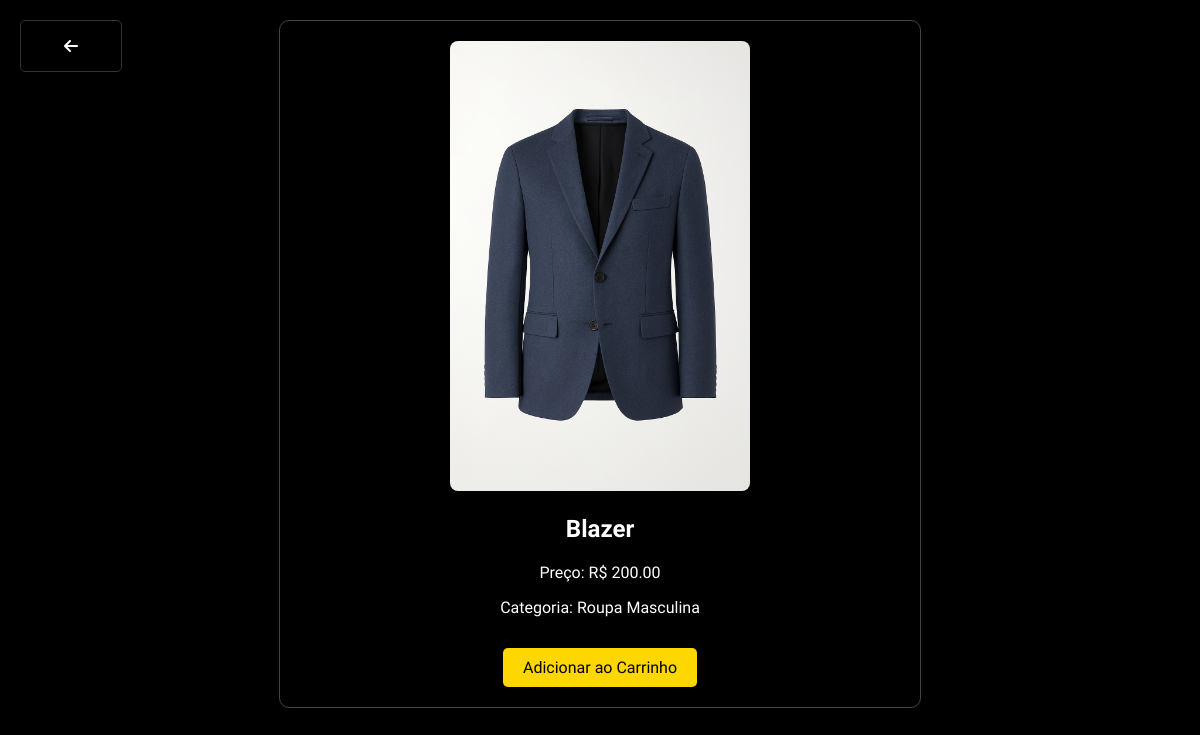
Screenshot of /produto/5/ with the database file from the repository.
### auraapp/models.py (models this page shows, shortened)
class Produto(models.Model):
    nome = models.CharField(max_length=150)
    preco = models.DecimalField(max_digits=6, decimal_places=2)
    categoria = models.ForeignKey(Categoria, on_delete=models.CASCADE)
    imagem = models.ImageField(upload_to='./static/', default='./static/blazer.png')

class Categoria(models.Model):
    nome = models.CharField(max_length=100)
    descricao = models.CharField(max_length=300, default='Descrição')

### auraapp/views.py (the view)
# urls.py: path('produto/<int:produto_id>/', views.produto, name='produto'),
def produto(request, produto_id):
    produto = get_object_or_404(Produto, id=produto_id)
    return render(request, 'auraapp/produto.html', {'produto': produto})

### auraapp/templates/auraapp/produto.html (shortened to what this page needs)
<!DOCTYPE html>
<html>
<head>
    <link rel="stylesheet" href="https://cdnjs.cloudflare.com/ajax/libs/font-awesome/6.5.0/css/all.min.css">
</head>
<body>
    <a href="{% url 'home' %}" class="sair">
        <i class="fas fa-arrow-left"></i>
    </a>
    <div class="produto-detalhe">
        <img src="{{ produto.imagem.url }}" alt="{{ produto.nome }}">
        <h2>{{ produto.nome }}</h2>
        <p>Preço: R$ {{ produto.preco }}</p>
        <p>Categoria: {{ produto.categoria.nome }}</p>
        <a href="{% url 'adicionar_ao_carrinho' produto.id %}" class="btn">Adicionar ao Carrinho</a>
    </div>
</body>
</html>

### auraapp/templates/auraapp/produto.html (style rules this page uses)
body { background-color: black; font-family: 'Raleway', sans-serif; }
.produto-detalhe { background-color: #000; color: #fff; max-width: 600px; margin: 20px auto; text-align: center; border: 1px solid #444; padding: 20px; border-radius: 10px; }
.produto-detalhe img { width: 100%; max-width: 300px; border-radius: 8px; }
.btn { display: inline-block; background-color: gold; color: black; padding: 10px 20px; text-decoration: none; margin-top: 15px; border-radius: 5px; transition: all 500ms ease; }
a { text-decoration: none; }

### rows the page displays
Produto: imagem (picture), nome "Blazer", preco "200.00", categoria.nome "Roupa Masculina"
